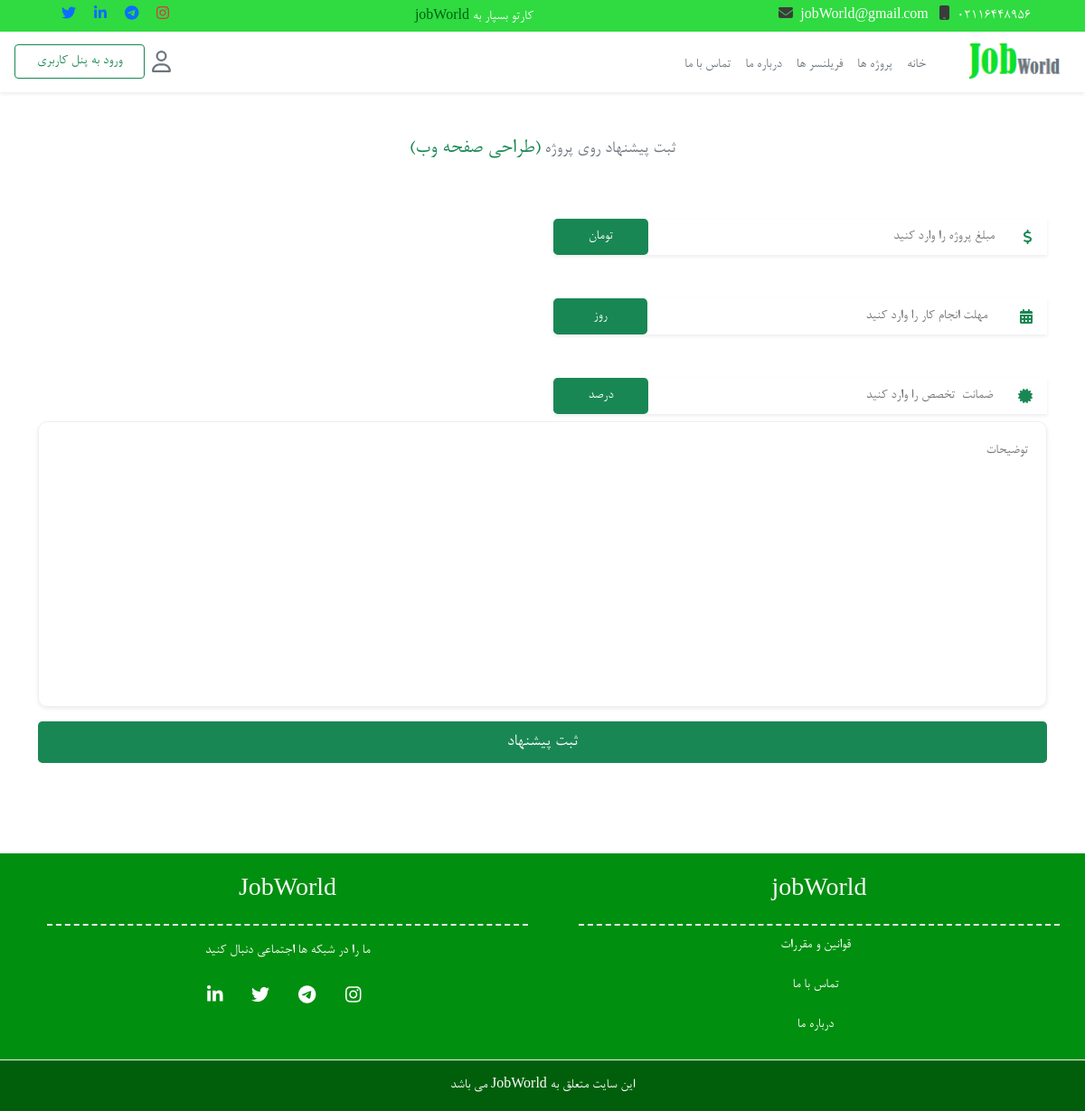
The page /jobWorld/register-offer-view/11 (signed in) on the database its author committed.
### tables this page shows
CREATE TABLE `websetting` (
  `id` int(10) UNSIGNED NOT NULL,
  `title` varchar(255) NOT NULL,
  `description` text NOT NULL,
  `title_header` varchar(255) DEFAULT NULL,
  `description_header` varchar(255) DEFAULT NULL,
  `keywords` text DEFAULT NULL,
  `logo` text DEFAULT NULL,
  `icon` text DEFAULT NULL,
  `background_head` text NOT NULL,
  `phone` varchar(12) NOT NULL,
  `email` varchar(120) NOT NULL,
  `instagram` varchar(120) NOT NULL,
  `telegram` varchar(120) NOT NULL,
  `twitter` varchar(120) NOT NULL,
  `linkedin` varchar(120) NOT NULL,
  `created_at` datetime NOT NULL,
  `updated_at` datetime DEFAULT NULL
);

CREATE TABLE `menus` (
  `id` int(10) UNSIGNED NOT NULL,
  `name` varchar(120) NOT NULL,
  `url` varchar(255) NOT NULL,
  `parent_id` int(11) UNSIGNED DEFAULT NULL,
  `created_at` datetime NOT NULL,
  `updated_at` datetime DEFAULT NULL
);

CREATE TABLE `projects` (
  `id` int(10) UNSIGNED NOT NULL,
  `title` varchar(255) NOT NULL,
  `budget` decimal(11,0) NOT NULL,
  `suggested_time` int(10) UNSIGNED NOT NULL,
  `time_expire` int(11) NOT NULL,
  `description` text NOT NULL,
  `tags` varchar(255) DEFAULT NULL,
  `status` tinyint(4) NOT NULL DEFAULT 1 COMMENT '1 => open, 2 => completed , 3 => assigned',
  `image` text DEFAULT NULL,
  `freelancer_id` int(11) NOT NULL,
  `user_id` int(10) UNSIGNED NOT NULL,
  `cat_id` int(10) UNSIGNED NOT NULL,
  `file` text DEFAULT NULL,
  `created_at` datetime NOT NULL,
  `updated_at` datetime DEFAULT NULL
);

### activites/Project/Project.php (called while the page is built, shortened)
<?php
class Project extends Auth
{
    public function registerOfferView($id)
    {
        $db = new Database();
        $setting = $db->select('SELECT * FROM websetting')->fetch();
        $menus = $db->select('SELECT * FROM menus ')->fetchAll();
        $project = $db->select('SELECT * FROM projects WHERE id=? AND status=1', $id)->fetch();
        require_once(BASE_PATH . '/tamplate/App/projects/register-offer.php');
    }
}

### index.php (called while the page is built, shortened)
<?php
function uri($reservedUrl, $class, $method, $requestMethod = 'GET')
{
    $currentUrl = explode('?', currentUrl())[0];
    $currentUrl =  str_replace(CURRENT_DOMAIN, '', $currentUrl);
    $currentUrl = trim($currentUrl, '/');
    $currentUrlArray = explode('/', $currentUrl);
    $currentUrlArray = array_filter($currentUrlArray);
    $reservedUrl = trim($reservedUrl, '/');
    $reservedUrlArray = explode('/', $reservedUrl);
    $reservedUrlArray = array_filter($reservedUrlArray);
    if (sizeof($currentUrlArray) != sizeof($reservedUrlArray) || methodFiled() != $requestMethod) {
        return false;
    }
    $parameters = [];
    for ($key = 0; $key < sizeof($currentUrlArray); $key++) {
        if ($reservedUrlArray[$key][0] == '{' && $reservedUrlArray[$key][strlen($reservedUrlArray[$key]) - 1] == "}") {
            array_push($parameters, $currentUrlArray[$key]);
        } else if ($reservedUrlArray[$key] !== $currentUrlArray[$key]) {
            return false;
        }
    }
    $object = new $class;
    call_user_func_array(array($object, $method), $parameters);
    exit();
}
require_once('database/Database.php');
require_once('activites/Admin/Project.php');
require_once('activites/Admin/Project.php');
require_once('activites/project/Project.php');
function protocol()
{
    return stripos($_SERVER['SERVER_PROTOCOL'], 'https') === true ? 'https://' : 'http://';
}
function currentDomain()
{
    return protocol() . $_SERVER['HTTP_HOST'];
}
function asset($src)
{
    return trim(CURRENT_DOMAIN, '/ ') . '/' . trim($src, '/ ');
}
function url($url)
{
    return trim(CURRENT_DOMAIN, '/ ') . '/' . trim($url, '/ ');
}
function currentUrl()
{
    return trim(currentDomain(), '/ ') . $_SERVER['REQUEST_URI'];
}
function methodFiled()
{
    return $_SERVER['REQUEST_METHOD'];
}
uri('/register-offer-view/{id}', 'Project\Project', 'registerOfferView');

### database/Database.php (called while the page is built, shortened)
<?php
class Database
{
    private $connection;
    private $dbHost = DB_HOST;
    private $dbUsername = DB_USERNAME;
    private $dbPassword = DB_PASSWORD;
    private $dbName = DB_NAME;
    private $options = array(PDO::ATTR_ERRMODE => PDO::ERRMODE_EXCEPTION, PDO::ATTR_DEFAULT_FETCH_MODE => PDO::FETCH_ASSOC, PDO::MYSQL_ATTR_INIT_COMMAND => 'SET NAMES utf8');
    public function __construct()
    {
        try {
            $this->connection = new PDO('mysql:host=' . $this->dbHost . ';dbname=' . $this->dbName, $this->dbUsername, $this->dbPassword, $this->options);
        } catch (PDOException $e) {
            echo 'error -> ' . $e->getMessage();
            exit();
        }
    }
    public function select($sql, $values = null)
    {
        try {
            $stmt = $this->connection->prepare($sql);
            if ($values == null) {
                $stmt->execute();
            } else {
                $stmt->execute([$values]);
            }
            return $stmt;
        } catch (PDOException $e) {
            echo 'error -> ' . $e->getMessage();
            return false;
        }
    }
}

### tamplate/App/projects/register-offer.php (the view, shortened to what this page needs)
<?php require_once(BASE_PATH . '/tamplate/App/layouts/header.php') ?>
<div class="container">
    <div class="mt-5">
        <h1 class="fs-5 text-muted text-center">ثبت پیشنهاد روی پروژه
            <span class="text-success  fs-4">(<?= $project['title'] ?>)</span>
        </h1>
    </div>
    <div class="row">
        <div class="col-lg-6 mt-2">
            <form action="<?= url('register-offer/' . $project['id']) ?>" method="post" enctype="multipart/form-data">
                <div class="d-flex align-items-center gap-2 mt-5 ">
                    <div class="Amount-offer pe-3 d-flex align-items-center gap-2 shadow-sm w-100">
                        <i class="fa fa-dollar ms-2 text-success "></i>
                        <input class="border-0 p-2 px-3 w-100" type="text" placeholder="مبلغ پروژه را وارد کنید"
                            name="pirce">
                        <div class="amount-toman p-2 px-3 ms-0 bg-success rounded-3 text-white w-25 text-center">
                            تومان</div>
                    </div>
                </div>
                <div class="d-flex align-items-center gap-2 mt-5">
                    <div class="Amount-offer pe-3 d-flex align-items-center gap-2 shadow-sm w-100">
                        <i class="fa fa-calendar-days ms-2 text-success"></i>
                        <input class="border-0 p-2 px-3 w-100" type="text" placeholder=" مهلت انجام کار را وارد کنید"
                            name="deadline_work">
                        <div class="amount-toman p-2 px-3 ms-0 bg-success rounded-3 text-white w-25 text-center">
                            روز</div>
                    </div>
                </div>
                <div class="d-flex align-items-center gap-2 mt-5">
                    <div class="Amount-offer pe-3 d-flex align-items-center gap-2 shadow-sm w-100">
                        <i class="fa fa-certificate text-success"></i>
                        <input class="border-0 p-2 px-3 w-100" type="text" placeholder=" ضمانت  تخصص را وارد کنید"
                            name="guaranteed_expertise">
                        <div class="amount-toman p-2 px-3 ms-0 bg-success rounded-3 text-white w-25 text-center">
                            درصد</div>
                    </div>
                </div>
        </div>
        <div class="col-lg-6">
            <div class="mt-2 d-none d-lg-block p-3 text-center">
            </div>
        </div>
        <div class="col-lg-12 mt-2">
            <div class="offer-desc  w-100 p-1 shadow-sm">
                <textarea class="w-100 border-0 p-3" name="description" cols="80" rows="11"
                    placeholder="توضیحات"></textarea>
            </div>
        </div>
    </div>
    <button type="submit" class="p-2 px-5  fs-5 rounded-3 border-0 btn btn-success mt-3 w-100">ثبت پیشنهاد</button>
</div>
<?php require_once(BASE_PATH . '/tamplate/App/layouts/footer.php') ?>

### tamplate/App/layouts/header.php (shortened to what this page needs)
<!DOCTYPE html>
<html lang="en">
<head>
    <link rel="stylesheet" href="<?= asset('public/css/style.css') ?>">
    <link rel="stylesheet" href="<?= asset('public/css/responsive.css') ?>">
    <link rel="stylesheet" href="<?= asset('public/css/all.min.css') ?>">
    <link rel="stylesheet" href="<?= asset('public/css/bootstrap.min.css') ?>">
    <link rel="stylesheet" href="<?= asset('public/css/animate.css') ?>">
    <link rel="stylesheet" href="<?= asset('public/css/owl.carousel.min.css') ?>">
    <link rel="stylesheet" href="<?= asset('public/css/owl.theme.default.min.css') ?>">
    <link rel="stylesheet" href="<?= asset('public/jalalidatepicker/persian-datepicker.min.css') ?>">
</head>
<body>
    <section class="nav-top d-none d-md-block" style="background-color: #2FDB40 !important;">
        <div class="container-fluid">
            <div class=" d-flex justify-content-between mx-5 justify-content-center align-items-center py-1">
                <div class="nav-top-contact">
                    <span class="text-white "><?= $setting['phone'] ?><i class="fa fa-mobile mx-2"></i></span>
                    <span class="text-white"><?= $setting['email'] ?><i class="fa fa-envelope mx-2"></i></span>
                </div>
                <div class="nav-top-logo d-none d-md-block">
                    <span class="text-white">کارتو بسپار به <span
                            class="logo-job"><?= $setting['title'] ?></span></span>
                </div>
                <div class="nav-top-social d-none  d-lg-block">
                    <a href="<?= $setting['instagram'] ?>"><i class="fab fa-instagram  px-2 text-danger"></i></a>
                    <a href="<?= $setting['telegram'] ?>"><i class="fab fa-telegram  px-2 text-primary"></i></a>
                    <a href="<?= $setting['linkedin'] ?>"><i class="fab fa-linkedin-in  px-2 text-primary"></i></a>
                    <a href="<?= $setting['twitter'] ?>"><i class="fab fa-twitter  px-2 text-primary"></i></a>
                </div>
            </div>
        </div>
    </section>
    <nav class="navbar navbar-expand-lg  shadow-sm ">
        <div class="container-fluid">
            <a class="navbar-brand text-secondary" href="<?= url('/') ?>"><img src="<?= asset($setting['logo']) ?>"
                    alt="logo" width="100"></a>
            <div class="collapse navbar-collapse align-items-center">
                <ul class="navbar-nav mt-2 mb-2 mb-lg-0">
                    <li class="nav-item">
                        <a class="nav-link text-secondary active" aria-current="page" href="<?= url('/') ?>">خانه</a>
                    </li>
                    <?php foreach ($menus as $menu) {
                        if ($menu['parent_id'] == null) {
                    ?>
                    <li class="nav-item">
                        <a class="nav-link text-secondary" aria-current="page"
                            href="<?= url($menu['url']) ?>"><?= $menu['name'] ?>
                        </a>
                    </li>
                    <?php }
                    }
                        ?>
                </ul>
            </div>
            <div class="btn-register-login me-auto d-flex align-items-center">
                <i class="far fa-user text-secondary fa-xl ms-2 "></i>
                <?php
                if (isset($_SESSION['user'])) {
                ?>
                <?php if ($_SESSION['user'][1] == 'admin') { ?>
                <a href="<?= url('admin') ?>" class="btn-login btn px-4  ms-1 btn-outline-success">ورود به پنل
                    ادمین</a>
                <?php } else { ?>
                <a href="<?= url('panel') ?>" class="btn-login btn px-4  ms-1 btn-outline-success">ورود به پنل
                    کاربری</a>
                <?php } ?>
                <?php } else {  ?>
                <a href="<?= url('login') ?>" class="btn-login btn px-4  ms-1 btn-outline-success">ورود</a>
                <a href="<?= url('register') ?>" class="btn-register btn px-4 ms-1  text-white">ثبت نام</a>
                <?php } ?>
            </div>
        </div>
    </nav>

### public/css/style.css (style rules this page uses)
* { direction: rtl; box-sizing: border-box; font-family: 'b-nazanin'; list-style-type: none; text-decoration: none; text-align: right; box-shadow: none !important; outline: none !important; }
body { font-size: 18px; }
.logo-job { color: #006113; font-family: 'Bernard MT'; }
.nav-top-contact svg { color: #3b3b3b; }
.navbar-brand { font-family: 'Bernard MT'; }
.btn-login { border-color: #0CE128; }
.offer-desc { border-radius: 10px; -webkit-border-radius: 10px; -moz-border-radius: 10px; -ms-border-radius: 10px; -o-border-radius: 10px; border: 1px solid #ecf0f1; transition: all .4s; -webkit-transition: all .4s; -moz-transition: all .4s; -ms-transition: all .4s; -o-transition: all .4s; }
.offer-desc textarea { resize: none; }

### rows shown on the page
websetting: phone "02116448956", email "jobWorld@gmail.com", title "jobWorld", logo (picture)
menus: name "پروژه ها"
menus: name "فریلنسر ها"
menus: name "درباره ما"
menus: name "تماس با ما"
projects: title "طراحی صفحه وب"
